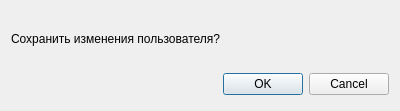
<?xml version="1.0" encoding="UTF-8"?>
<ui version="4.0">
 <class>DialogSaveUserChanges</class>
 <widget class="QDialog" name="DialogSaveUserChanges">
  <property name="geometry">
   <rect>
    <x>0</x>
    <y>0</y>
    <width>400</width>
    <height>111</height>
   </rect>
  </property>
  <property name="minimumSize">
   <size>
    <width>400</width>
    <height>111</height>
   </size>
  </property>
  <property name="maximumSize">
   <size>
    <width>400</width>
    <height>111</height>
   </size>
  </property>
  <property name="windowTitle">
   <string>Изменение таблицы пользователей</string>
  </property>
  <layout class="QGridLayout" name="gridLayout">
   <item row="0" column="0">
    <widget class="QLabel" name="label">
     <property name="maximumSize">
      <size>
       <width>16777215</width>
       <height>50</height>
      </size>
     </property>
     <property name="text">
      <string>Сохранить изменения пользователя?</string>
     </property>
    </widget>
   </item>
   <item row="1" column="0">
    <widget class="QDialogButtonBox" name="buttonBox">
     <property name="orientation">
      <enum>Qt::Horizontal</enum>
     </property>
     <property name="standardButtons">
      <set>QDialogButtonBox::Cancel|QDialogButtonBox::Ok</set>
     </property>
    </widget>
   </item>
  </layout>
 </widget>
 <resources/>
 <connections>
  <connection>
   <sender>buttonBox</sender>
   <signal>accepted()</signal>
   <receiver>DialogSaveUserChanges</receiver>
   <slot>accept()</slot>
   <hints>
    <hint type="sourcelabel">
     <x>248</x>
     <y>254</y>
    </hint>
    <hint type="destinationlabel">
     <x>157</x>
     <y>274</y>
    </hint>
   </hints>
  </connection>
  <connection>
   <sender>buttonBox</sender>
   <signal>rejected()</signal>
   <receiver>DialogSaveUserChanges</receiver>
   <slot>reject()</slot>
   <hints>
    <hint type="sourcelabel">
     <x>316</x>
     <y>260</y>
    </hint>
    <hint type="destinationlabel">
     <x>286</x>
     <y>274</y>
    </hint>
   </hints>
  </connection>
 </connections>
</ui>
